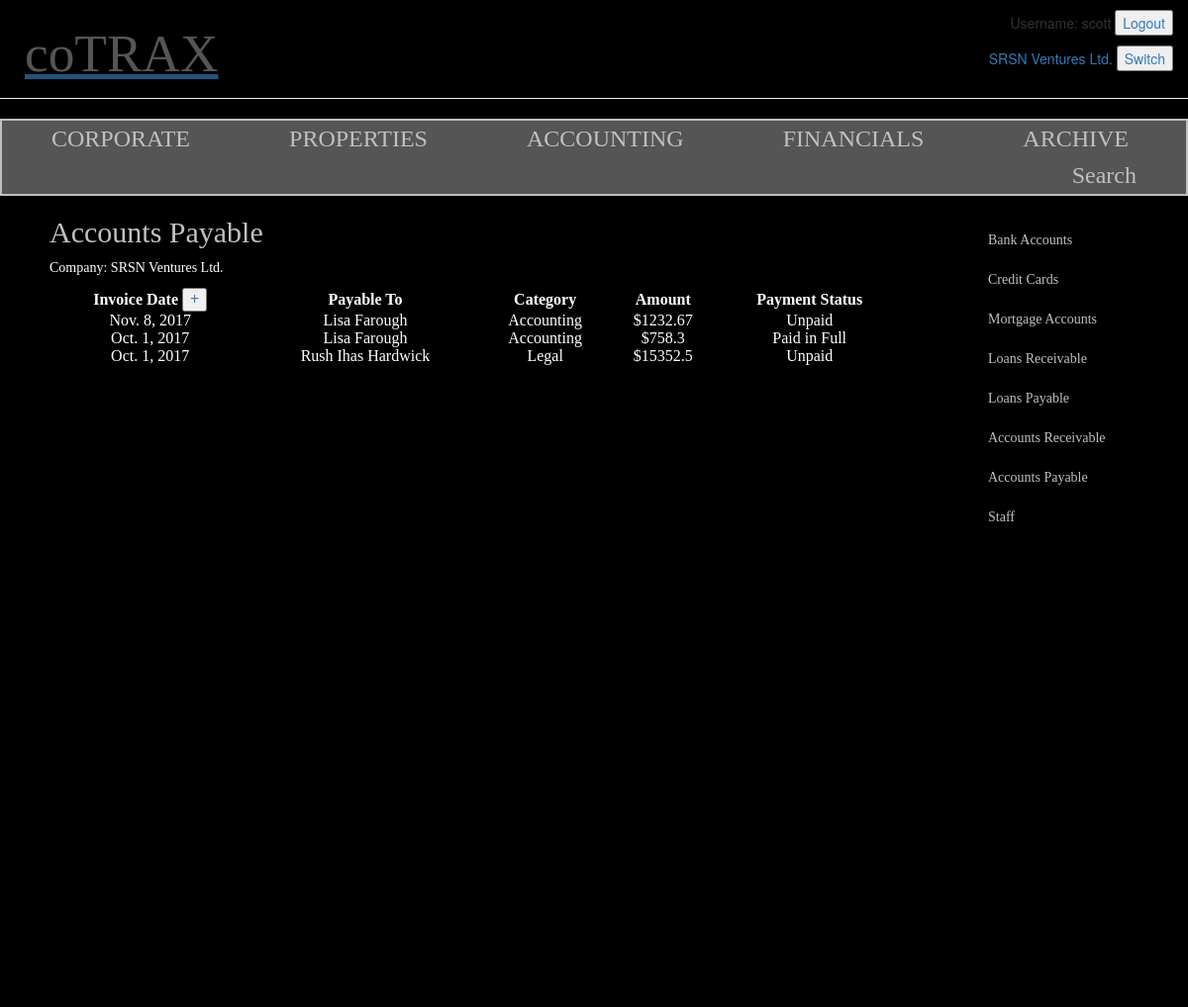
Page /1/accounting/current/payable/ (signed in) on the committed database.
### reco/models.py (models this page shows, shortened)
class Account_Holder(models.Model):
    name = models.CharField(max_length=100)
    entry_by = models.ForeignKey('auth.User',default='')
    address = models.CharField(max_length=200)
    city = models.CharField(max_length=50)
    province = models.ForeignKey('Province')
    postalcode = models.CharField(max_length=50)

class Accounts_Payable(models.Model):
    bill_to = models.ForeignKey('Account_Holder')
    invoice_date = models.DateField(blank=True)
    expense_category = models.ForeignKey('Expense_Category')
    vendor = models.CharField(max_length=100)
    bill_value = models.FloatField()
    document = models.FileField(upload_to='documents/')
    payment_status = models.ForeignKey('Payment_Status')

class Expense_Category(models.Model):
    category = models.CharField(max_length=100)
    def __str__(self):
        return self.category

class Payment_Status(models.Model):
    status = models.CharField(max_length=25)
    def __str__(self):
        return self.status

### reco/views.py (the view)
# urls.py: url(r'^(?P<pk>[0-9]+)/accounting/current/payable/$', views.accounts_payable, name='accounts_payable'),
@login_required
def accounts_payable(request, pk):
    company = get_object_or_404(Account_Holder, pk=pk)
    ap_list = Accounts_Payable.objects.filter(bill_to__pk=1).order_by('-invoice_date')
    return render(request, 'reco/accounts_payable.html', {'company': company, 'ap_list': ap_list})

### reco/templates/reco/accounts_payable.html
{% extends 'reco/base.html' %}
{% block content %}
    <div class="side-menu">
        <ul>
            <li><a href="{% url 'reco:bank_accounts' pk=company.id %}">Bank Accounts</li>
            <li><a href="{% url 'reco:creditcard_accounts' pk=company.id %}">Credit Cards</li>
            <li><a href="{% url 'reco:mortgage_accounts' pk=company.id %}">Mortgage Accounts</li>
            <li><a href="{% url 'reco:loans_receivable' pk=company.id %}">Loans Receivable</li>
            <li><a href="{% url 'reco:loans_payable' pk=company.id %}">Loans Payable</li>
            <li><a href="{% url 'reco:accounts_receivable' pk=company.id %}">Accounts Receivable</li>
            <li><a href="{% url 'reco:accounts_payable' pk=company.id %}">Accounts Payable</li>
            <li><a href="{% url 'reco:staff_list' pk=company.id %}">Staff</li>
        </ul>
    </div>
        <h2>Accounts Payable</h2>
        <p>Company: {{ company.name }}</p>
	<table style="width:75%">
            <tr>
                <th>Invoice Date <button type="button"><a href="{% url 'reco:add_ap' pk=company.id %}">+</button></th>
                <th>Payable To</th>
                <th>Category</th>
                <th>Amount</th>
                <th>Payment Status</th>
            </tr>
            {% for ap in ap_list %}
                <tr>
                    <td>{{ ap.invoice_date }}</td>
                    <td>{{ ap.vendor }}</td>
                    <td>{{ ap.expense_category }}</td>
                    <td>${{ ap.bill_value }}</td>
                    <td>{{ ap.payment_status }}</td>
                </tr>
            {% endfor %}
        </table>
    {% endblock %}

### reco/templates/reco/base.html (shortened to what this page needs)
{% load staticfiles %}
<html>
    <head>
        <link rel="stylesheet" href="//maxcdn.bootstrapcdn.com/bootstrap/3.2.0/css/bootstrap.min.css">
        <link rel="stylesheet" href="//maxcdn.bootstrapcdn.com/bootstrap/3.2.0/css/bootstrap-theme.min.css">
        <link rel="stylesheet" href="{% static 'css/reco.css' %}">
    </head>
    <body>
            <div class="userbar">
                <ul>
                {% if user.is_authenticated %}
                    <li>Username: {{ user.username }} <button type="button"><a href="{% url 'logout' %}">Logout</button></li>
                    <li>{{ company.name }} <button type="button"><a href="{% url 'reco:company_select' %}">Switch</button></li>
                {% else %}
                    <li>Registered User? <button type="button"><a href="{% url 'login' %}">Login</button></li>
                    <li>New User? Register</li>
                {% endif %}
                </ul>
            </div>
        <div class="page-header">
            <h1>coTRAX</h1>
        </div>
        <div class="top-menu">
            <ul>
                <li><a href="{% url 'reco:company_home' pk=company.id %}">CORPORATE</li>
                <li><a href="{% url 'reco:buildings_list' pk=company.id %}">PROPERTIES</li>
                <li><a href="{% url 'reco:accounting_overview' pk=company.id %}">ACCOUNTING</li>
                <li><a href="{% url 'reco:financials_view' pk=company.id %}">FINANCIALS</li>
                <li><a href="{% url 'reco:archive_view' pk=company.id %}">ARCHIVE</li>
                <li style="float:right"><a href="http://google.com" </a>Search</li>
            </ul>
        </div>
	<div class="content">
            {% block content %}
            {% endblock %}
	</div>
   </body>
</html>

### reco/static/css/reco.css (style rules this page uses)
.page-header { background-color: #36454fk; margin-top: 0; padding: 5px 5px 5px 5px; }
.page-header h1, .page-header h1 a, .page-header h1 a:visited, .page-header h1 a:active { color: #555; font-size: 40pt; font-family: Verdana; margin-left: 20px; text-decoration: none; }
.userbar ul { list-style-type: none; margin: 0; padding: 0; float: right; background-color: black; width: 25%; }
.userbar li { text-align:right; padding-top: 10px; padding-bottom: 0px; padding-right:15px; }
body { background: black; }
.top-menu ul { list-style-type: none; margin: 0; padding: 0; overflow: hidden; background-color: #555; border: 2px solid silver; }
.top-menu li { float: left; }
.top-menu li a { display: block; font-family: Verdana; font: 18pt bold; color: silver; text-align: center; padding: 0px 50px; margin-top: 5px; margin-bottom: 5px; text-decoration: none; }
.side-menu ul { list-style-type: none; margin: 0; padding: 0; float: right; background-color: black; width: 18%; height: 100%; overflow: auto; }
.side-menu li { text-align: left; }
.side-menu li a { display: block; padding: 5px; color: silver; font-family: Verdana; font: 16pt; text-decoration: none; }
.content { margin-left: 50px; font-family: Verdana; color: white; }
.content p, .content p a { color: white; text-decoration: none; }
.content h2, .content h2 a { color: silver; font-family: Verdana; font: 16pt; text-decoration: none; }
th, td, td a { color: white; text-align: center; }

### rows in the picture
Account_Holder: name "SRSN Ventures Ltd."
Accounts_Payable: invoice_date "Nov. 8, 2017", vendor "Lisa Farough", expense_category "Accounting", bill_value "1232.67", payment_status "Unpaid"
Accounts_Payable: invoice_date "Oct. 1, 2017", vendor "Lisa Farough", expense_category "Accounting", bill_value "758.3", payment_status "Paid in Full"
Accounts_Payable: invoice_date "Oct. 1, 2017", vendor "Rush Ihas Hardwick", expense_category "Legal", bill_value "15352.5", payment_status "Unpaid"

### other values in the picture
{{ user.username }} "scott"
